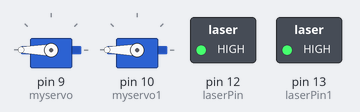
A sketch run on a simulated Arduino Uno, built with avr-gcc and run on an emulated ATmega328P. Shown: 2 × servo, switched loads named in the sketch (green lamp = pin HIGH).

Above: at 18.1 s.
Timing chart, 0 to 19.6 s (numbered marks = the images above):
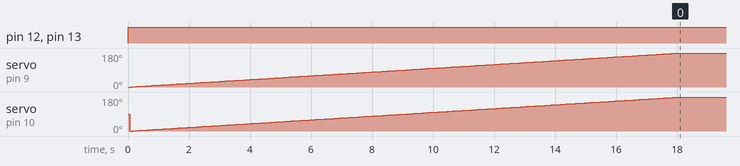

Measured:
- by itself, pin 12 (laserPin), pin 13 (laserPin1): LOW → HIGH at 0.00 s
- by itself, servo on pin 9 (myservo): moves from 0° to 180° over 17.9 s
- by itself, servo on pin 10 (myservo1): 90° → 0° at 0.05 s, → 1° 0.10 s later, → 2° 0.10 s later, → 3° 0.10 s later, … (181 changes in this stretch)

The sketch:

test.ino
```cpp
#include <Servo.h>

Servo myservo;
Servo myservo1;

int laserPin = 12;
int laserPin1 = 13;

int pos = 0;

void setup() {
  myservo.attach(9);
  myservo1.attach(10);
  pinMode(laserPin, OUTPUT);
  pinMode(laserPin1, OUTPUT);
}

void loop() {

  digitalWrite(laserPin, HIGH);
  digitalWrite(laserPin1, HIGH);

  for (pos = 0; pos <= 180; pos += 1) {
    myservo.write(pos);
    delay(50);
    myservo1.write(pos);
    delay(50);
  }

  digitalWrite(laserPin, LOW);
  digitalWrite(laserPin1, LOW);

  myservo.detach();
  myservo1.detach();
}
```
